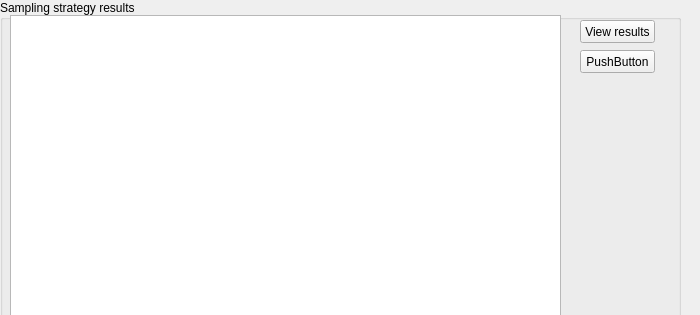
      <widget class="QWidget" name="page_10">
       <property name="geometry">
        <rect>
         <x>0</x>
         <y>0</y>
         <width>700</width>
         <height>315</height>
        </rect>
       </property>
       <attribute name="label">
        <string>Step 7 - Review sampling strategy results</string>
       </attribute>
       <widget class="QGroupBox" name="groupBox_32">
        <property name="geometry">
         <rect>
          <x>0</x>
          <y>0</y>
          <width>681</width>
          <height>352</height>
         </rect>
        </property>
        <property name="sizePolicy">
         <sizepolicy hsizetype="Preferred" vsizetype="Fixed">
          <horstretch>0</horstretch>
          <verstretch>0</verstretch>
         </sizepolicy>
        </property>
        <property name="minimumSize">
         <size>
          <width>0</width>
          <height>352</height>
         </size>
        </property>
        <property name="title">
         <string>Sampling strategy results</string>
        </property>
        <widget class="QTextBrowser" name="textBrowser_3">
         <property name="geometry">
          <rect>
           <x>10</x>
           <y>15</y>
           <width>551</width>
           <height>331</height>
          </rect>
         </property>
         <property name="html">
          <string>&lt;!DOCTYPE HTML PUBLIC &quot;-//W3C//DTD HTML 4.0//EN&quot; &quot;http://www.w3.org/TR/REC-html40/strict.dtd&quot;&gt;
&lt;html&gt;&lt;head&gt;&lt;meta name=&quot;qrichtext&quot; content=&quot;1&quot; /&gt;&lt;style type=&quot;text/css&quot;&gt;
p, li { white-space: pre-wrap; }
&lt;/style&gt;&lt;/head&gt;&lt;body style=&quot; font-family:'MS Shell Dlg 2'; font-size:8.25pt; font-weight:400; font-style:normal;&quot;&gt;
&lt;p style=&quot;-qt-paragraph-type:empty; margin-top:0px; margin-bottom:0px; margin-left:0px; margin-right:0px; -qt-block-indent:0; text-indent:0px; font-size:8pt;&quot;&gt;&lt;br /&gt;&lt;/p&gt;&lt;/body&gt;&lt;/html&gt;</string>
         </property>
        </widget>
        <widget class="QPushButton" name="pushButton_13">
         <property name="geometry">
          <rect>
           <x>580</x>
           <y>50</y>
           <width>75</width>
           <height>23</height>
          </rect>
         </property>
         <property name="text">
          <string>PushButton</string>
         </property>
        </widget>
        <widget class="QPushButton" name="pushButton_14">
         <property name="geometry">
          <rect>
           <x>580</x>
           <y>20</y>
           <width>75</width>
           <height>23</height>
          </rect>
         </property>
         <property name="text">
          <string>View results</string>
         </property>
        </widget>
       </widget>
      </widget>
